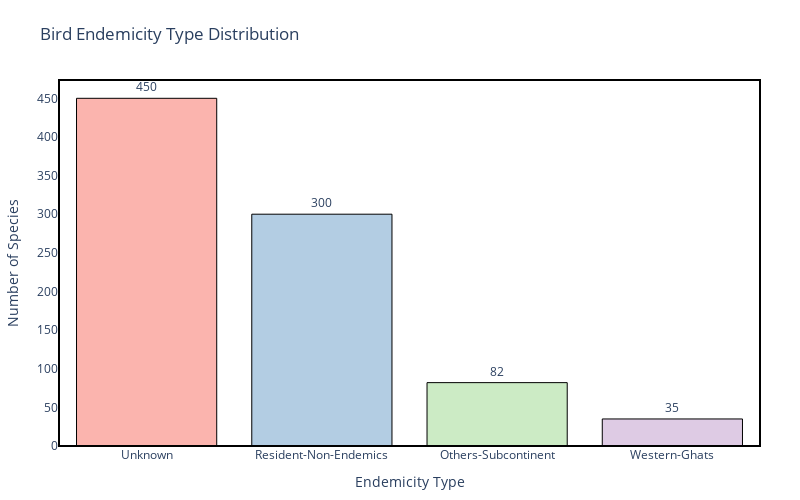

Here is the notebook cell this chart was saved with:
### Markdown cell above
### Bird Endemicity Type Distribution

### Code cell
# Step 1: Get count from birds_df
end_df = birds_df['endemicity_type'].value_counts().reset_index()
end_df.columns = ['endemicity_type', 'count']

# Step 2: Plot bar chart
fig = px.bar(end_df,x='endemicity_type',y='count',text='count',color='endemicity_type',color_discrete_sequence=px.colors.qualitative.Pastel1,
    title='Bird Endemicity Type Distribution')

fig.update_traces(textposition='outside',marker_line_width=1,marker_line_color='black')

fig.update_layout(
    xaxis_title='Endemicity Type',
    yaxis_title='Number of Species',
    showlegend=False,height=500,width=800,margin=dict(l=40, r=40, t=80, b=40),paper_bgcolor='white',plot_bgcolor='white',   
    shapes=[       
        dict(type='rect',xref='paper',yref='paper',x0=0,y0=0,x1=1,y1=1,line=dict(color='black', width=2))])
fig.show()

### Figure 1 — Plotly figure (JSON) as saved in the notebook; plotly's stock layout.template omitted (floating-point values rounded to 4 significant figures)
{"data": [{"hovertemplate": "endemicity_type=%{x}<br>count=%{text}<extra></extra>", "legendgroup": "Unknown", "marker": {"color": "rgb(251,180,174)", "line": {"color": "black", "width": 1}, "pattern": {"shape": ""}}, "name": "Unknown", "orientation": "v", "showlegend": true, "text": [450.0], "textposition": "outside", "type": "bar", "x": ["Unknown"], "xaxis": "x", "y": [450], "yaxis": "y"}, {"hovertemplate": "endemicity_type=%{x}<br>count=%{text}<extra></extra>", "legendgroup": "Resident-Non-Endemics", "marker": {"color": "rgb(179,205,227)", "line": {"color": "black", "width": 1}, "pattern": {"shape": ""}}, "name": "Resident-Non-Endemics", "orientation": "v", "showlegend": true, "text": [300.0], "textposition": "outside", "type": "bar", "x": ["Resident-Non-Endemics"], "xaxis": "x", "y": [300], "yaxis": "y"}, {"hovertemplate": "endemicity_type=%{x}<br>count=%{text}<extra></extra>", "legendgroup": "Others-Subcontinent", "marker": {"color": "rgb(204,235,197)", "line": {"color": "black", "width": 1}, "pattern": {"shape": ""}}, "name": "Others-Subcontinent", "orientation": "v", "showlegend": true, "text": [82.0], "textposition": "outside", "type": "bar", "x": ["Others-Subcontinent"], "xaxis": "x", "y": [82], "yaxis": "y"}, {"hovertemplate": "endemicity_type=%{x}<br>count=%{text}<extra></extra>", "legendgroup": "Western-Ghats", "marker": {"color": "rgb(222,203,228)", "line": {"color": "black", "width": 1}, "pattern": {"shape": ""}}, "name": "Western-Ghats", "orientation": "v", "showlegend": true, "text": [35.0], "textposition": "outside", "type": "bar", "x": ["Western-Ghats"], "xaxis": "x", "y": [35], "yaxis": "y"}], "layout": {"barmode": "relative", "height": 500, "legend": {"title": {"text": "endemicity_type"}, "tracegroupgap": 0}, "margin": {"b": 40, "l": 40, "r": 40, "t": 80}, "paper_bgcolor": "white", "plot_bgcolor": "white", "shapes": [{"line": {"color": "black", "width": 2}, "type": "rect", "x0": 0, "x1": 1, "xref": "paper", "y0": 0, "y1": 1, "yref": "paper"}], "showlegend": false, "title": {"text": "Bird Endemicity Type Distribution"}, "width": 800, "xaxis": {"anchor": "y", "categoryarray": ["Unknown", "Resident-Non-Endemics", "Others-Subcontinent", "Western-Ghats"], "categoryorder": "array", "domain": [0, 1], "title": {"text": "Endemicity Type"}}, "yaxis": {"anchor": "x", "domain": [0, 1], "title": {"text": "Number of Species"}}}}
